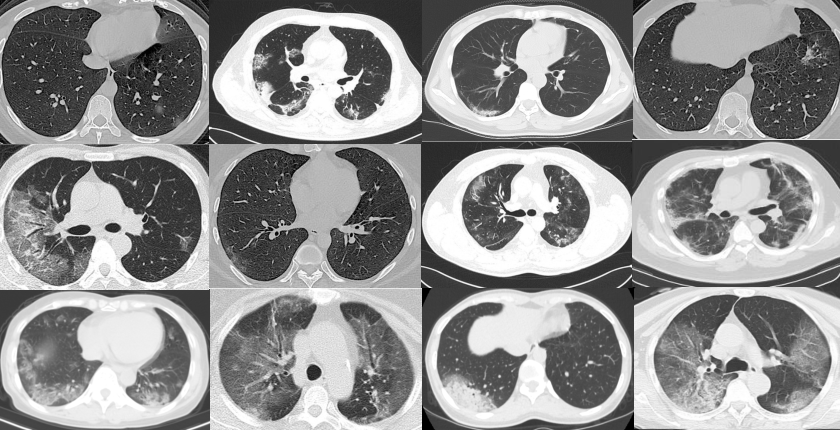
#> input picture Src/Test/ct_scan.png, 840 x 430 px
$ python 'Otsu method.py'
#> lines starting #> are read from the running program, lines starting #| are printed output that depends on the picture; after the words box and inside, x2 and y2 are one past the last pixel; in counts of white or black regions, pixels touching at a corner belong together
import cv2

# Đọc hình ảnh CT scan và chuyển đổi sang ảnh xám
img = cv2.imread('ct_scan.png')
#> img is the input picture: shape (430, 840, 3); mean B, G, R 146.1, 146.1, 146.1
gray = cv2.cvtColor(img, cv2.COLOR_BGR2GRAY)

# Áp dụng phương pháp ngưỡng Otsu để trích xuất mặt nạ phổi
ret, lung_mask = cv2.threshold(gray, 0, 255, cv2.THRESH_BINARY + cv2.THRESH_OTSU)
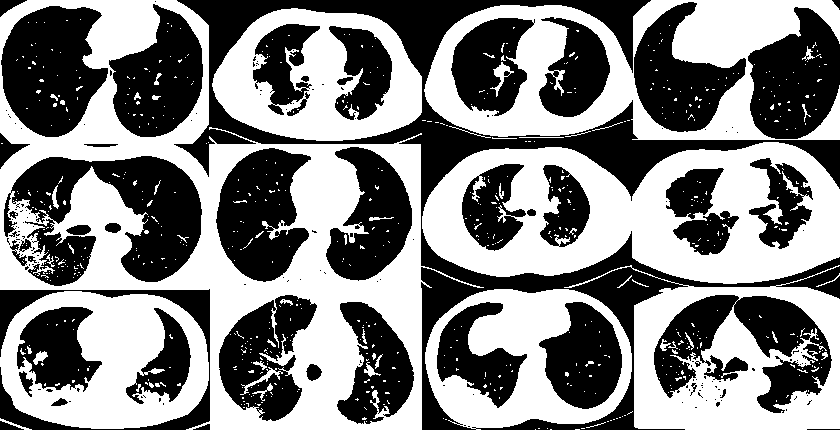
#> lung_mask: shape (430, 840); 51.4% white; 176 black regions (126 under 20 px), largest, box (x1, y1, x2, y2) and area: (174, 0, 840, 430) 37435, (4, 156, 202, 286) 13851, (1, 6, 108, 137) 9918
#> ret = 144

# Làm sạch mặt nạ phổi
lung_mask = cv2.morphologyEx(lung_mask, cv2.MORPH_OPEN, cv2.getStructuringElement(cv2.MORPH_ELLIPSE, (5,5)))
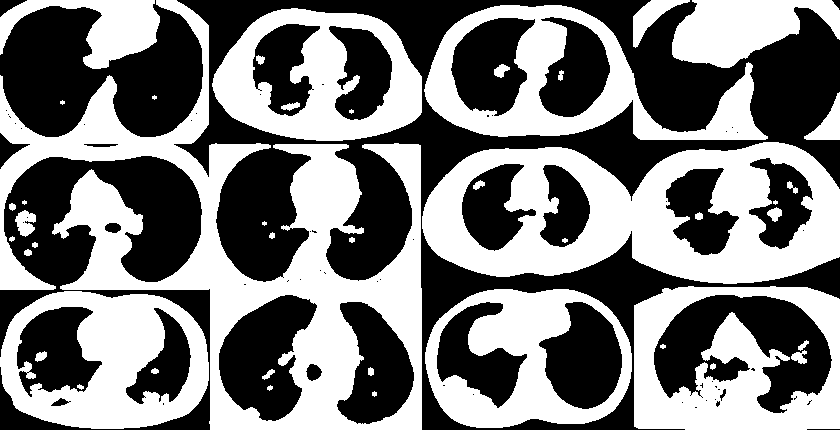
#> lung_mask: shape (430, 840); 49% white; 44 white regions (6 under 20 px), largest, box (x1, y1, x2, y2) and area: (0, 0, 422, 430) 50054, (422, 142, 840, 284) 33438, (634, 286, 840, 430) 17083
lung_mask = cv2.morphologyEx(lung_mask, cv2.MORPH_CLOSE, cv2.getStructuringElement(cv2.MORPH_ELLIPSE, (20,20)))
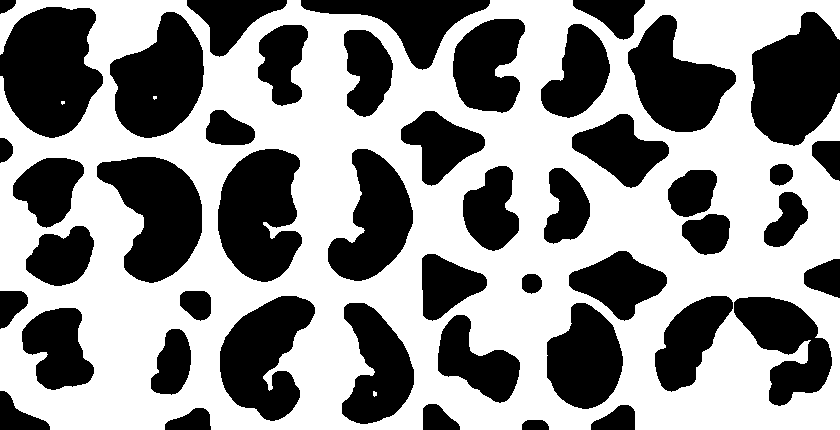
#> lung_mask: shape (430, 840); 56.3% white; 47 black regions, largest, box (x1, y1, x2, y2) and area: (0, 7, 103, 138) 9936, (751, 12, 840, 146) 8631, (218, 149, 302, 282) 8426

# Hiển thị kết quả
cv2.imshow('Lung mask', lung_mask)
cv2.waitKey(0)
cv2.destroyAllWindows()
